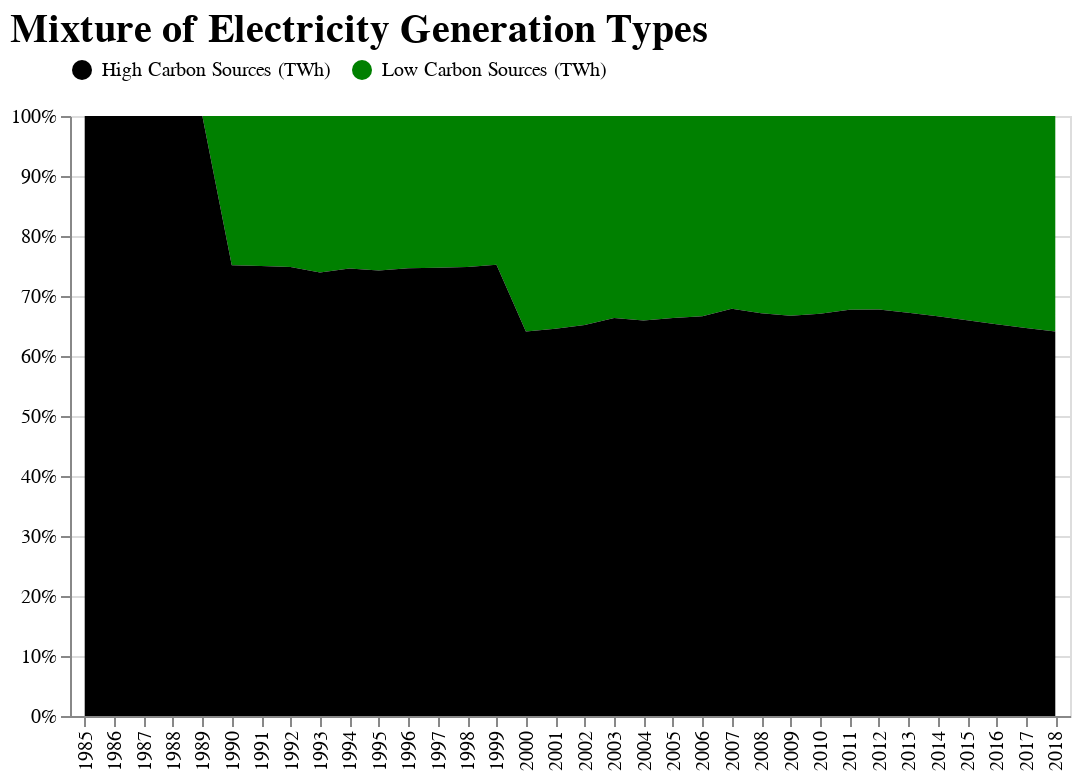

The notebook cell saved with this chart:
### Code cell
area_chart = alt.Chart(energy_mix).mark_area().encode(
    x = alt.X(
        'Year:O',
        title = None,
        axis = alt.Axis()),
    y = alt.Y(
        'sum(TWh):Q',
        stack = 'normalize',
        axis = alt.Axis(format='%'),
        title = None),
    color = alt.Color(
        'Source Type:N', 
        scale = alt.Scale(range=['black','green']),
        legend = alt.Legend(
            direction='horizontal',
            orient='top'),
            title = None),
    order = alt.Order('Source Type', sort='ascending'),
).properties(
    title = 'Mixture of Electricity Generation Types',
    height = 300,
    width = 500,
).configure_title(
    fontSize=20,
    anchor='start',
)

area_chart

### Figure 1 — Vega-Lite specification as saved in the notebook (floating-point values rounded to 4 significant figures; data arrays with more than 128 entries replaced by an {"elided": "..."} marker saying what was removed)
{"config": {"view": {"continuousWidth": 400, "continuousHeight": 300}, "title": {"anchor": "start", "fontSize": 20}}, "data": {"name": "data-21cf5291b82e32b3dedd988c0b772487"}, "mark": "area", "encoding": {"color": {"field": "Source Type", "legend": {"direction": "horizontal", "orient": "top"}, "scale": {"range": ["black", "green"]}, "title": null, "type": "nominal"}, "order": {"field": "Source Type", "sort": "ascending", "type": "nominal"}, "x": {"axis": {}, "field": "Year", "title": null, "type": "ordinal"}, "y": {"aggregate": "sum", "axis": {"format": "%"}, "field": "TWh", "stack": "normalize", "title": null, "type": "quantitative"}}, "height": 300, "title": "Mixture of Electricity Generation Types", "width": 500, "$schema": "https://vega.github.io/schema/vega-lite/v4.17.0.json", "datasets": {"data-21cf5291b82e32b3dedd988c0b772487": {"elided": "338 records"}}}
